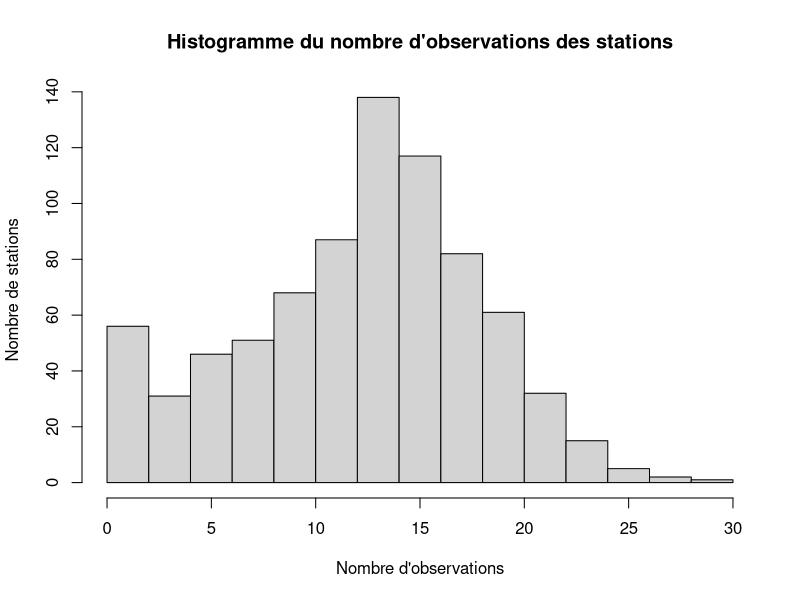
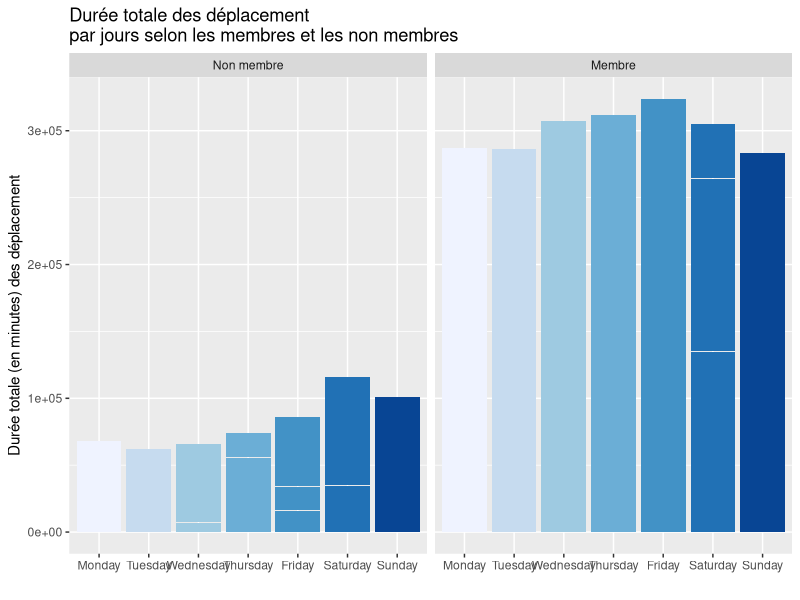
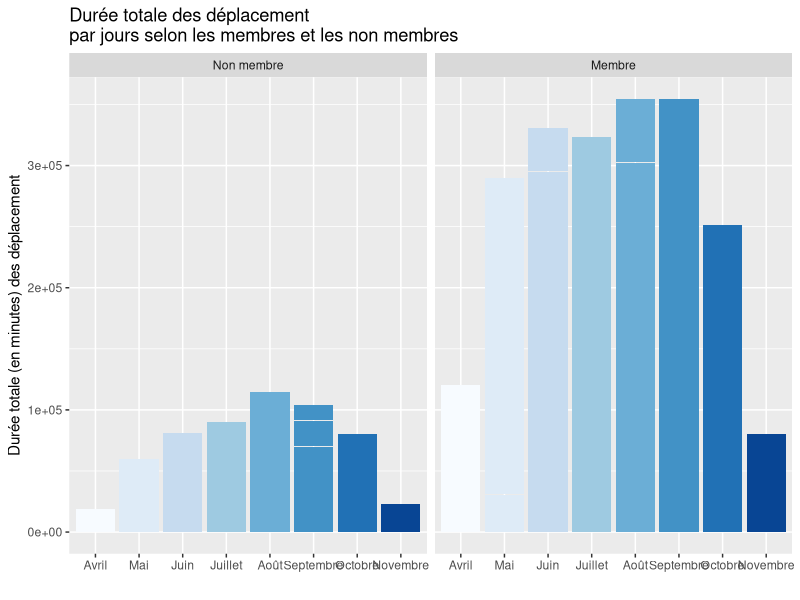
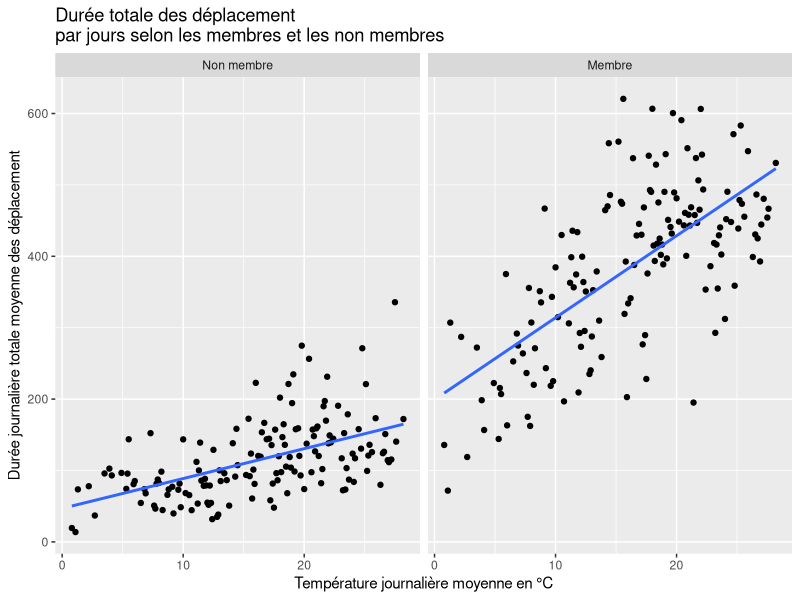
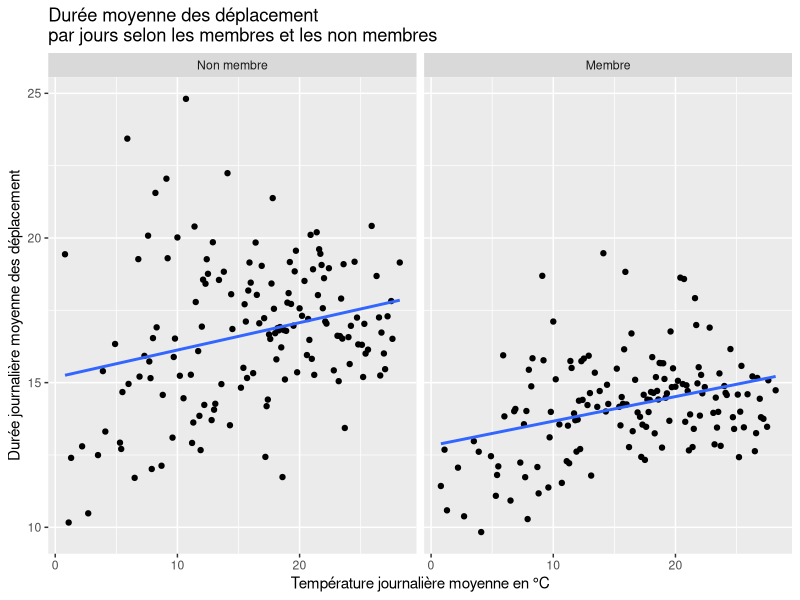
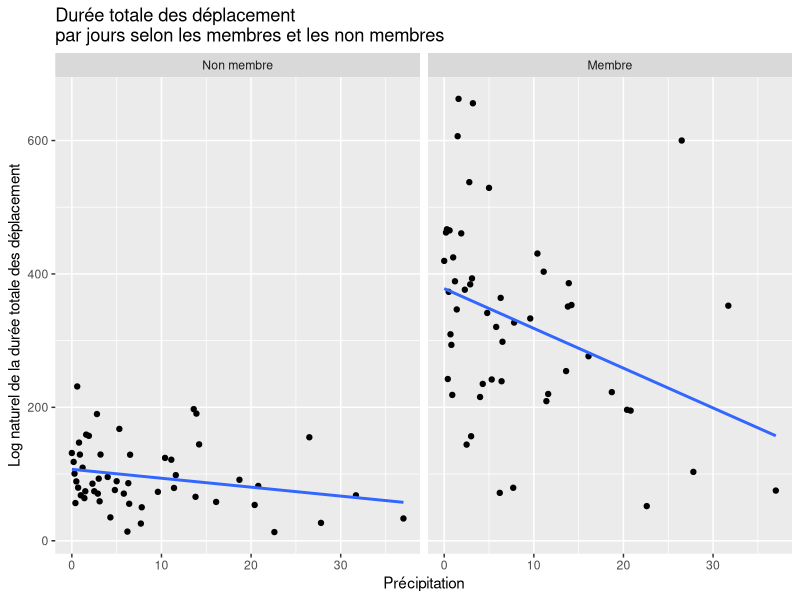
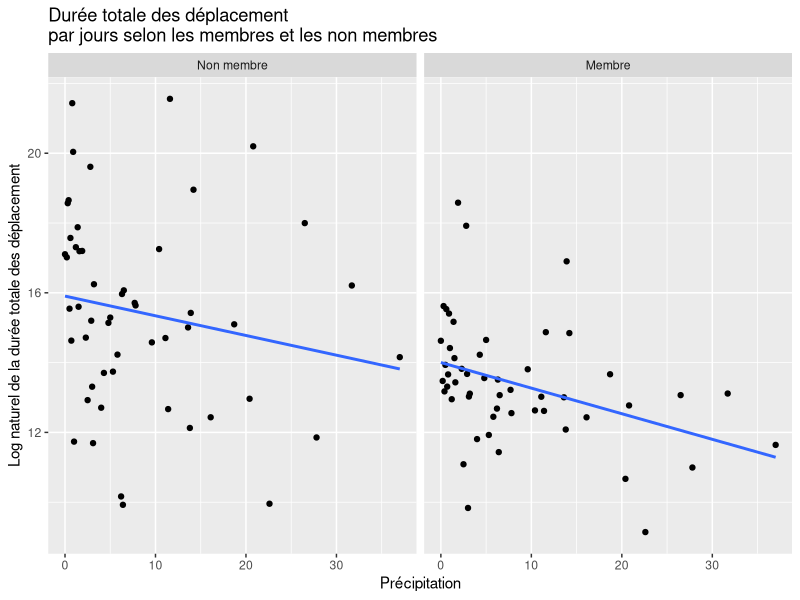
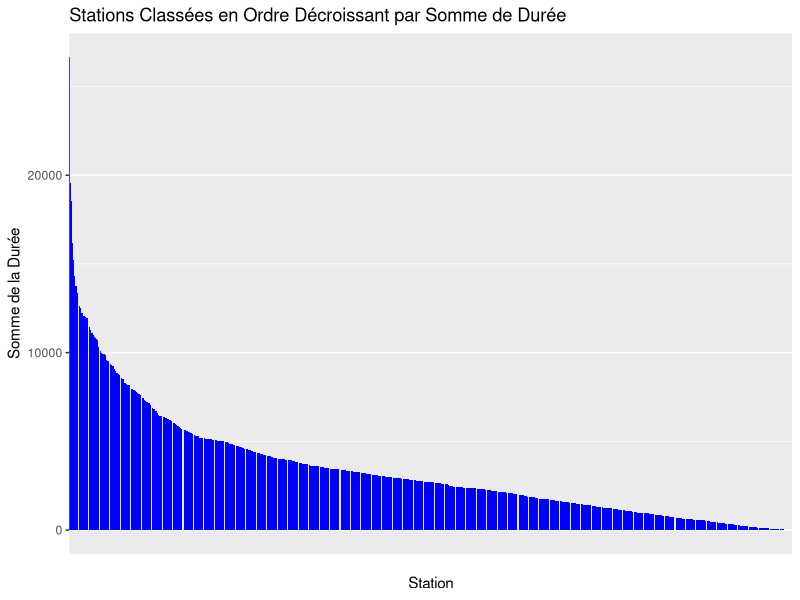

The R source for these figures, in order:
## ---- chunk 1
knitr::opts_chunk$set(echo = FALSE)
knitr::opts_chunk$set(message = FALSE)
knitr::opts_chunk$set(warning = FALSE)
knitr::opts_chunk$set(error = FALSE)
## ---- chunk 2
library(tidyverse)
library(ggthemes)
library(RColorBrewer)
library(knitr)
## ---- chunk 3
dat = read.csv("bixi1.csv")

## ---- chunk 4
#Importation des données
bixi_raw_data_df= dat
#bixi_raw_data_df=read.table("raw_data/bixi1.csv", sep = ",", header = T)
## ---- chunk 5
knitr::kable(head(bixi_raw_data_df), caption="6 premières observations du jeu de données")
## ---- chunk 6
knitr::kable(tail(bixi_raw_data_df), caption="6 dernières observations du jeu de données")
## ---- chunk 7
str(bixi_raw_data_df)
## ---- chunk 8
options(knitr.kable.NA = "")
bixi_df=data.frame(station=as.factor(bixi_raw_data_df$station),
                   mm=as.factor(bixi_raw_data_df$mm),
                   dd=as.factor(bixi_raw_data_df$dd),
                   wday=as.factor(bixi_raw_data_df$wday),
                   mem=as.factor(bixi_raw_data_df$mem),
                   holiday=as.factor(bixi_raw_data_df$holiday),
                   bixi_raw_data_df[,7:ncol(bixi_raw_data_df)])
knitr::kable(summary(bixi_df), caption="Sommaire des observations")
## ---- chunk 9
freqTable_station=table(bixi_df$station)
hist(freqTable_station, xlab = "Nombre d'observations", ylab = "Nombre de stations", main = "Histogramme du nombre d'observations des stations")
## ---- chunk 10
dat$wday <- factor(dat$wday,
                   levels = c("Monday", "Tuesday", "Wednesday", "Thursday", "Friday", "Saturday", "Sunday"))

label <- c(`1` = "Membre", `0` = "Non membre")
## ---- chunk 11
ggplot(dat, aes(x=wday, y=dur,
           fill = wday)) +
  geom_bar(stat = "identity") +
  scale_fill_brewer(palette = "Blues")+
  facet_wrap(~ mem,labeller=labeller(mem=label))+
  theme(legend.position="none")+
  labs(title = "Durée totale des déplacement \npar jours selon les membres et les non membres")+
  xlab("")+
  ylab("Durée totale (en minutes) des déplacement")
## ---- chunk 12
dat$wday <- factor(dat$wday,
                   levels = c("Monday", "Tuesday", "Wednesday", "Thursday", "Friday", "Saturday", "Sunday"))

label <- c(`1` = "Membre", `0` = "Non membre")
## ---- chunk 13
ggplot(dat, aes(as.factor(mm), dur, fill = as.factor(mm))) +
  geom_bar(stat = "identity") +
  scale_fill_brewer(palette = "Blues")+
  facet_wrap(~ mem,labeller=labeller(mem=label))+
  theme(legend.position="none")+
  scale_x_discrete(breaks = 4:11,labels=c("Avril","Mai","Juin", "Juillet", "Août", "Septembre", "Octobre", "Novembre")) +
  labs(title = "Durée totale des déplacement \npar jours selon les membres et les non membres")+
  xlab("")+
  ylab("Durée totale (en minutes) des déplacement")
## ---- chunk 14
dat_temp <- dat %>%
  select(mem, dur, temp, avg) %>% 
  group_by(temp, mem) %>%
  summarise(dur = (mean(dur)),
            avg = mean(avg))
## ---- chunk 15
ggplot(dat_temp, aes(temp, dur)) +
  geom_point() +
  facet_wrap(~mem,labeller=labeller(mem=label))+
  geom_smooth(method='lm',  se=FALSE) +
  labs(title = "Durée totale des déplacement \npar jours selon les membres et les non membres")+
  xlab("Température journalière moyenne en °C")+
  ylab("Durée journalière totale moyenne des déplacement")

ggplot(dat_temp, aes(temp, avg)) +
  geom_point() +
  facet_wrap(~mem,labeller=labeller(mem=label))+
  geom_smooth(method='lm',  se=FALSE) +
  labs(title = "Durée moyenne des déplacement \npar jours selon les membres et les non membres")+
  xlab("Température journalière moyenne en °C")+
  ylab("Durée journalière moyenne des déplacement")

dat_temp_cor = dat_temp %>% 
  group_by(mem) %>%
  summarise(cor = cor(temp,dur),
            cor_avg = cor(temp,avg))
## ---- chunk 16
dat_rain <- dat %>%
  select(mem, dur, rain, avg) %>% 
  group_by(rain, mem) %>%
  summarise(dur = mean(dur),
            avg = mean(avg))

## ---- chunk 17
ggplot(dat_rain, aes(rain, dur)) +
  geom_point() +
  facet_wrap(~mem,labeller=labeller(mem=label)) +
  geom_smooth(method='lm', se=FALSE) +
  labs(title = "Durée totale des déplacement \npar jours selon les membres et les non membres")+
  xlab("Précipitation")+
  ylab("Log naturel de la durée totale des déplacement")

ggplot(dat_rain, aes(rain, avg)) +
  geom_point() +
  facet_wrap(~mem,labeller=labeller(mem=label)) +
  geom_smooth(method='lm', se=FALSE) +
  labs(title = "Durée totale des déplacement \npar jours selon les membres et les non membres")+
  xlab("Précipitation")+
  ylab("Log naturel de la durée totale des déplacement")

dat_rain_cor = dat_rain %>% 
  group_by(mem) %>%
  summarise(cor = cor(rain,dur))
## ---- chunk 18
dat_mem <- dat %>%
  select(mem, avg, dur) %>% 
  group_by(mem) %>%
  summarise(avg = mean(avg), dur = sum(dur)) %>% 
  mutate(dur_relative = ifelse(mem == 1, dur / sum(dat$mem == 1), dur / sum(dat$mem ==0))) %>% 
  mutate(mem = ifelse(mem == 1, "Membre", "Non-membre"))
## ---- chunk 19
kable(dat_mem, col.names = c("Membre", "Durée moyenne", "Durée totale", "Durée totale relative"), caption = "Détail sur la durée selon les abonnements")
## ---- chunk 20
dat_hol <- dat %>%
  select(holiday, avg, dur) %>% 
  group_by(holiday) %>%
  summarise(avg = mean(avg), dur = sum(dur)) %>% 
  mutate(dur_relative = ifelse(holiday == 1, dur / sum(dat$holiday == 1), dur / sum(dat$holiday ==0))) %>% 
  mutate(holiday = ifelse(holiday == 1, "Férié", "Non férié"))


kable(dat_hol, col.names = c("Jour", "Durée moyenne", "Durée totale", "Durée totale relative"), caption = "Détail sur la durée selon les fériés")

## ---- chunk 21
dat_station = dat %>% group_by(station) %>% summarise(dur = sum(dur))
data <- dat_station[order(-dat_station$dur), ]

# Créer un graphique à barres classant les stations en ordre décroissant
ggplot(data, aes(x = factor(station, levels = unique(data$station)), y = dur)) +
  geom_bar(stat = "identity", fill = "blue") +
  labs(x = "Station", y = "Somme de la Durée", title = "Stations Classées en Ordre Décroissant par Somme de Durée") +
  scale_x_discrete(labels = rep("", length(data$station))) +
  theme(panel.grid.major.x = element_blank(),
        axis.ticks.x = element_blank())
  
top3_stat_dur = head(data, 3)
## ---- chunk 22
dat_temp_ntot <- dat %>%
  select(mem, n_tot, temp) %>% 
  group_by(temp, mem) %>%
  summarise(n_tot = (mean(n_tot)))

ggplot(dat_temp_ntot, aes(temp, n_tot)) +
  geom_point() + geom_smooth(method='lm', se=FALSE) +
  facet_wrap(~mem,labeller=labeller(mem=label)) +
  labs(title = "Nombre moyen de déplacements \npar rapport à la température")+
  xlab("Température en °C")+
  ylab("Nombre de déplacement moyen")

dat_temp_ntot_cor = dat_temp_ntot %>% 
  group_by(mem) %>%
  summarise(cor = cor(temp,n_tot))
## ---- chunk 23

mean_temp_vs_mm <- round(aggregate(dat$temp~dat$mm, FUN=mean, na.rm = TRUE), digits=2)
kable(mean_temp_vs_mm, col.names = c("Mois","Température moyenne (°C)"), caption = "Température moyenne par mois")

## ---- chunk 24
dat_rain_ntot <- dat %>%
  select(mem, n_tot, rain) %>% 
  group_by(rain, mem) %>%
  summarise(n_tot = ((n_tot)))

ggplot(dat_rain_ntot, aes(rain, n_tot)) +
  geom_point() + geom_smooth(method='lm', se=FALSE) +
  facet_wrap(~mem,labeller=labeller(mem=label)) +
  labs(title = "Nombre moyen de déplacements \npar rapport à la quantité de précipitations")+
  xlab("Quantité de précipitations (mm) par jour")+
  ylab("Nombre de déplacement moyen")

dat_rain_ntot_cor = dat_rain_ntot %>% 
  group_by(mem) %>%
  summarise(cor = cor(rain,n_tot))
## ---- chunk 25

dat_n_tot_wday <- dat %>%
  select(mem, n_tot, wday, n_AM, n_PM) %>% 
  group_by(wday, mem) %>%
  summarise(n_tot = round((mean(n_tot)),digits=2),
            n_AM =  round((mean(n_AM)),digits=2),
            n_PM =  round((mean(n_PM)),digits=2))

monday <- select(filter(dat, wday == "Monday" & mem == 1),n_tot,n_AM,n_PM)
v_monday <- c(mean(monday$n_AM),mean(monday$n_PM), mean(monday$n_tot-monday$n_AM-monday$n_PM),mean(monday$n_tot))

monday_nm <- select(filter(dat, wday == "Monday" & mem == 0),n_tot,n_AM,n_PM)
v_monday_nm <- c(mean(monday_nm$n_AM),mean(monday_nm$n_PM),mean(monday_nm$n_tot-monday_nm$n_AM-monday_nm$n_PM),mean(monday_nm$n_tot))


tuesday <- select(filter(dat, wday == "Tuesday" & mem == 1),n_tot,n_AM,n_PM)
v_tuesday <- c(mean(tuesday$n_AM),mean(tuesday$n_PM), mean(tuesday$n_tot-tuesday$n_AM-tuesday$n_PM),mean(tuesday$n_tot))

tuesday_nm <- select(filter(dat, wday == "Tuesday" & mem == 0),n_tot,n_AM,n_PM)
v_tuesday_nm <- c(mean(tuesday_nm$n_AM),mean(tuesday_nm$n_PM),mean(tuesday_nm$n_tot-tuesday_nm$n_AM-tuesday_nm$n_PM),mean(tuesday_nm$n_tot))


wednesday <- select(filter(dat, wday == "Wednesday" & mem == 1),n_tot,n_AM,n_PM)
v_wednesday <- c(mean(wednesday$n_AM),mean(wednesday$n_PM), mean(wednesday$n_tot-wednesday$n_AM-wednesday$n_PM),mean(wednesday$n_tot))

wednesday_nm <- select(filter(dat, wday == "Wednesday" & mem == 0),n_tot,n_AM,n_PM)
v_wednesday_nm <- c(mean(wednesday_nm$n_AM),mean(wednesday_nm$n_PM),mean(wednesday_nm$n_tot-wednesday_nm$n_AM-wednesday_nm$n_PM),mean(wednesday_nm$n_tot))


thursday <- select(filter(dat, wday == "Thursday" & mem == 1),n_tot,n_AM,n_PM)
v_thursday <- c(mean(thursday$n_AM),mean(thursday$n_PM), mean(thursday$n_tot-thursday$n_AM-thursday$n_PM),mean(thursday$n_tot))

thursday_nm <- select(filter(dat, wday == "Thursday" & mem == 0),n_tot,n_AM,n_PM)
v_thursday_nm <- c(mean(thursday_nm$n_AM),mean(thursday_nm$n_PM),mean(thursday_nm$n_tot-thursday_nm$n_AM-thursday_nm$n_PM),mean(thursday_nm$n_tot))


friday <- select(filter(dat, wday == "Friday" & mem == 1),n_tot,n_AM,n_PM)
v_friday <- c(mean(friday$n_AM),mean(friday$n_PM), mean(friday$n_tot-friday$n_AM-friday$n_PM),mean(friday$n_tot))

friday_nm <- select(filter(dat, wday == "Friday" & mem == 0),n_tot,n_AM,n_PM)
v_friday_nm <- c(mean(friday_nm$n_AM),mean(friday_nm$n_PM),mean(friday_nm$n_tot-friday_nm$n_AM-friday_nm$n_PM),mean(friday_nm$n_tot))


saturday <- select(filter(dat, wday == "Saturday" & mem == 1),n_tot,n_AM,n_PM)
v_saturday <- c(mean(saturday$n_AM),mean(saturday$n_PM), mean(saturday$n_tot-saturday$n_AM-saturday$n_PM),mean(saturday$n_tot))

saturday_nm <- select(filter(dat, wday == "Saturday" & mem == 0),n_tot,n_AM,n_PM)
v_saturday_nm <- c(mean(saturday_nm$n_AM),mean(saturday_nm$n_PM),mean(saturday_nm$n_tot-saturday_nm$n_AM-saturday_nm$n_PM),mean(saturday_nm$n_tot))


sunday <- select(filter(dat, wday == "Sunday" & mem == 1),n_tot,n_AM,n_PM)
v_sunday <- c(mean(sunday$n_AM),mean(sunday$n_PM), mean(sunday$n_tot-sunday$n_AM-sunday$n_PM),mean(sunday$n_tot))

sunday_nm <- select(filter(dat, wday == "Sunday" & mem == 0),n_tot,n_AM,n_PM)
v_sunday_nm <- c(mean(sunday_nm$n_AM),mean(sunday_nm$n_PM),mean(sunday_nm$n_tot-sunday_nm$n_AM-sunday_nm$n_PM),mean(sunday_nm$n_tot))


v_semaine <- c(mean(v_monday[1],v_tuesday[1],v_wednesday[1],v_thursday[1],v_friday[1]),+
             mean(v_monday[2],v_tuesday[2],v_wednesday[2],v_thursday[2],v_friday[2]),+
             mean(v_monday[3],v_tuesday[3],v_wednesday[3],v_thursday[3],v_friday[3]),+
             mean(v_monday[4],v_tuesday[4],v_wednesday[4],v_thursday[4],v_friday[4]))

v_fin_semaine <- c(mean(v_saturday[1],v_sunday[1]),+
                 mean(v_saturday[2],v_sunday[2]),+
                 mean(v_saturday[3],v_sunday[3]),+
                 mean(v_saturday[4],v_sunday[4]))


v_semaine_nm <- c(mean(v_monday_nm[1],v_tuesday_nm[1],v_wednesday_nm[1],v_thursday_nm[1],v_friday_nm[1]),+
             mean(v_monday_nm[2],v_tuesday_nm[2],v_wednesday_nm[2],v_thursday_nm[2],v_friday_nm[2]),+
             mean(v_monday_nm[3],v_tuesday_nm[3],v_wednesday_nm[3],v_thursday_nm[3],v_friday_nm[3]),+
             mean(v_monday_nm[4],v_tuesday_nm[4],v_wednesday_nm[4],v_thursday_nm[4],v_friday_nm[4]))

v_fin_semaine_nm <- c(mean(v_saturday_nm[1],v_sunday_nm[1]),+
                 mean(v_saturday_nm[2],v_sunday_nm[2]),+
                 mean(v_saturday_nm[3],v_sunday_nm[3]),+
                 mean(v_saturday_nm[4],v_sunday_nm[4]))

n_tot_vs_day = ceiling(c(v_monday, v_tuesday, v_wednesday, v_thursday, v_friday, v_saturday, v_sunday, v_semaine, v_fin_semaine))
n_tot_vs_day_nm = ceiling(c(v_monday_nm, v_tuesday_nm, v_wednesday_nm, v_thursday_nm, v_friday_nm, v_saturday_nm, v_sunday_nm, v_semaine_nm, v_fin_semaine_nm))


moment <- rep(c("AM", "PM", "Nuit", "Total"),9)

day <- c(rep("Lundi",4), rep("Mardi",4), rep("Mercredi",4), rep("Jeudi",4), rep("Vendredi",4), rep("Samedi",4), rep("Dimanche",4), rep("Semaine",4), rep("Fin de semaine",4))

wday_data_n <- data.frame(moment,n_tot_vs_day,day)
wday_data_n_nm <- data.frame(moment,n_tot_vs_day_nm,day)

wday_data_n <- wday_data_n %>% mutate(day=factor(day, 
                                      levels=c("Lundi", "Mardi", "Mercredi",
                                               "Jeudi", "Vendredi", "Samedi", 
                                               "Dimanche", "Semaine", "Fin de semaine"), ordered=TRUE))

wday_data_n_nm <- wday_data_n_nm %>% mutate(day=factor(day, 
                                      levels=c("Lundi", "Mardi", "Mercredi",
                                               "Jeudi", "Vendredi", "Samedi", 
                                               "Dimanche", "Semaine", "Fin de semaine"), ordered=TRUE))

ggplot(wday_data_n, aes(fill=moment,y = n_tot_vs_day, x = day )) + geom_bar(position="dodge", stat="identity")+
geom_text(aes(label=n_tot_vs_day), position=position_dodge(width=0.9), vjust=-0.25)+geom_vline(xintercept=7.5, linetype="dotted", color="red", size = 0.8)

ggplot(wday_data_n_nm, aes(fill=moment,y = n_tot_vs_day_nm, x = day )) + geom_bar(position="dodge", stat="identity")+
geom_text(aes(label=n_tot_vs_day_nm), position=position_dodge(width=0.9), vjust=-0.25)+
  geom_vline(xintercept=7.5, linetype="dotted", color="red", size = 0.8)
              
## ---- chunk 26

dat_hol_n_tot <- dat %>%
  select(holiday, n_tot) %>% 
  group_by(holiday) %>%
  mutate(mean_n_tot = n_tot) %>% 
  summarise(mean_n_tot = mean(n_tot), n_tot = sum(n_tot)) %>%
  mutate(holiday = ifelse(holiday == 1, "Férié", "Non férié"))

kable(dat_hol_n_tot, col.names = c("Jour", "Nb. déplacement moyen", "Nb. déplacement total"), caption = "Détail sur le nombre de déplacement selon les fériés")

## ---- chunk 27

dat_mem_n_tot <- dat %>%
  select(mem, n_tot) %>% 
  group_by(mem) %>%
  mutate(mean_n_tot = n_tot) %>%
  summarise(mean_n_tot = mean(n_tot), n_tot = sum(n_tot)) %>% 
  mutate(mem = ifelse(mem == 1, "Membre", "Non-membre"))

kable(dat_mem_n_tot, col.names = c("Membre", "Nb. de déplacement moyen", "Nb. de déplacement total"), caption = "Détail sur le nombre de déplacement selon les abonnements")
## ---- chunk 28

dat_n_tot_vs_mois <- dat %>%
  select(mem, n_tot, mm) %>% 
  group_by(mm, mem) %>%
  summarise(n_tot = (sum(n_tot)))

mois <- c(rep("Avril",2), rep("Mai",2), rep("Juin",2), rep("Juillet",2), rep("Août",2), rep("Septembre",2), rep("Octobre",2), rep("Novembre",2))

dat_n_tot_vs_mois <- dat_n_tot_vs_mois %>% mutate(mm=factor(mm, levels=c(4:11), ordered=TRUE))

ggplot(dat_n_tot_vs_mois, aes(x=mm, y=n_tot,
           fill = mois)) +
  geom_bar(stat = "identity") +
  scale_fill_brewer(palette = "Blues")+
  facet_wrap(~ mem,labeller=labeller(mem=label))+
  theme(legend.position="none")+
  labs(title = "Nombre de déplacement \npar jours selon les membres et les non membres")+
  xlab("")+
  ylab("Nombre de déplacement")

## ---- chunk 29

dat_n_tot_station <- dat %>%
  select(mem, n_tot, station) %>% 
  group_by(station, mem) %>%
  summarise(n_tot = (sum(n_tot)))%>% 
  add_count(station) %>% 
  filter(dense_rank(n_tot) < 14)


plot(dat_n_tot_station$station,dat_n_tot_station$n_tot)
## ---- chunk 30
kable(cor(dat$rev, dat$dur, use = "complete.obs"), caption="Corrélation entre le revenu et la durée de trajet",col.names = c(""))

## ---- chunk 31

#ggplot(dat,aes(as.factor(wday), rev, fill=as.factor(wday)))+
#  geom_bar(stat = "identity")+
#  scale_fill_brewer(palette = "Blues")+
#  theme_minimal()+
#  theme(legend.position = "none")+
#  ggtitle("Revenu selon les journées de la semaine")+
#  ylab("Revenu")+
#  xlab("")

df_Nmem_compl <- dat  %>% subset(mem == '0')

dat_rev <- df_Nmem_compl %>%
  select(rev, holiday) %>% 
  group_by(holiday) %>%
  summarise(rev_moyen = mean(rev),rev_total = sum(rev)) %>% 
  mutate(holiday = ifelse(holiday == 1, "Journée fériée", "journée normale"))

dat_rev

kable(dat_rev, col.names = c("", "Revenu moyen", "Revenu total"), caption = "Détails entre les journées fériées et le revenu rapporté par les non-membres")
## ---- chunk 32
knitr::kable(summary(dat), caption="tableau")

## ---- chunk 33
donnees_summary <- dat %>%
  group_by(mem) %>%
  summarise(percentage = n() / nrow(dat) * 100)
# Création variable pour afficher en %

# Création du graphique à barres
ggplot(data = donnees_summary, aes(x = factor(mem), y = percentage, fill = factor(mem))) +
  geom_bar(stat = "identity") +
  guides(fill=guide_legend(title = "Membre"))+
  ggtitle("Pourcentage de membre et de non membre BIXI")+
  xlab("")+
  ylab("Pourcentage")+
  theme_minimal()
## ---- chunk 34
dat %>%  ggplot(aes(avg,temp))+
  geom_point()+
  theme_minimal()

dat %>% ggplot(aes(dur))+
  geom_density()
  
